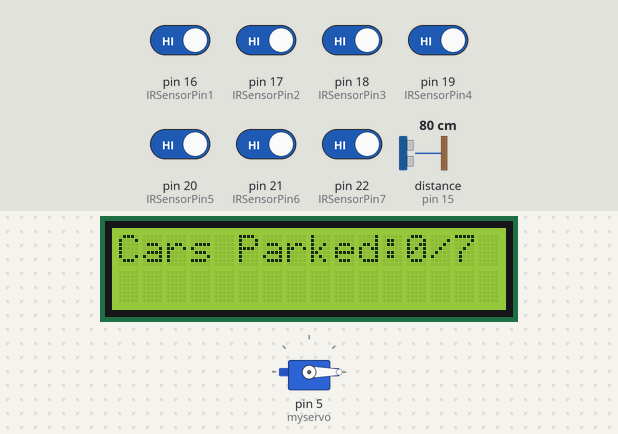
Bench run of a sketch on a simulated Arduino Mega 2560, built with avr-gcc and run on an emulated ATmega2560. On the bench: servo, 16×2 character LCD. The test bench sets the inputs (shaded band); at power-on: pin 16 (IRSensorPin1), pin 17 (IRSensorPin2), pin 18 (IRSensorPin3), pin 19 (IRSensorPin4), pin 20 (IRSensorPin5), pin 21 (IRSensorPin6), pin 22 (IRSensorPin7) HIGH, distance to the obstacle (sensor on pin 15) 80 cm. The echo pulse lasts 58.3 µs per cm.

Above: at 2.2 s.
2.3 s: distance to the obstacle (sensor on pin 15) set to 4 cm
At 2.8 s:
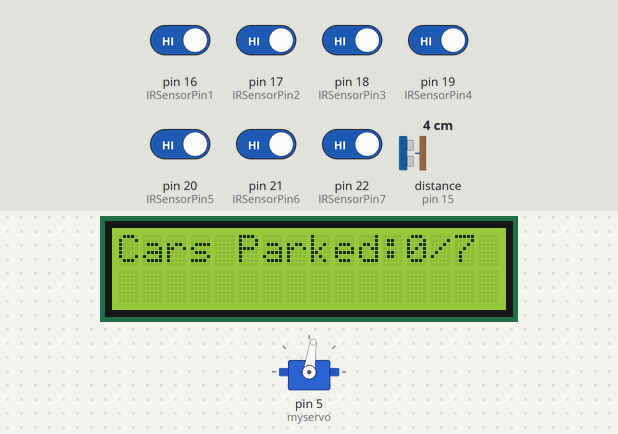
5.1 s: distance to the obstacle (sensor on pin 15) set to 250 cm
At 6.2 s:
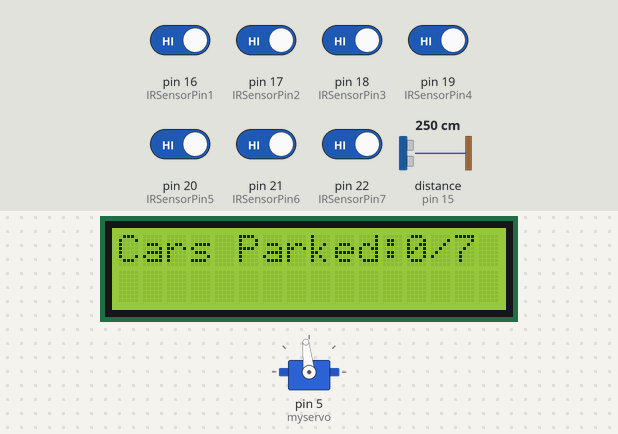
7.8 s: distance to the obstacle (sensor on pin 15) set to 35 cm
10.8 s: distance to the obstacle (sensor on pin 15) set to 120 cm
13.8 s: distance to the obstacle (sensor on pin 15) set to 2 cm
At 14.66 s:
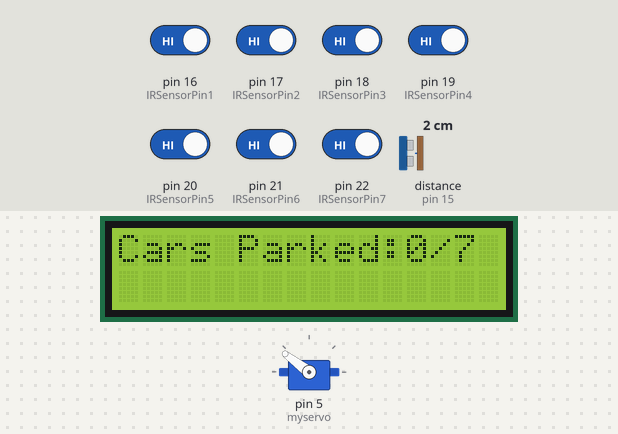
16.8 s: distance to the obstacle (sensor on pin 15) set to 18 cm
At 18.08 s:
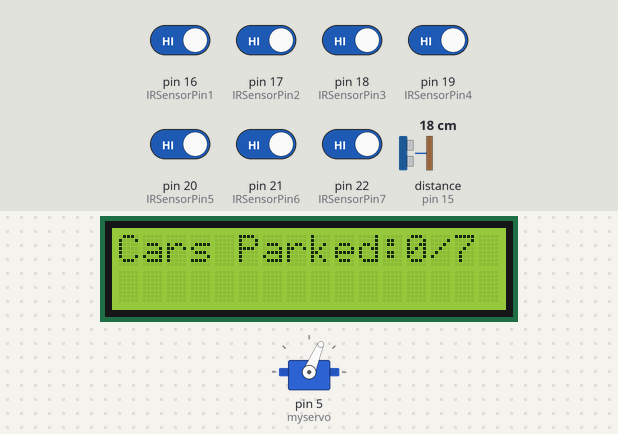
Timing chart, 0 to 20.8 s (numbered marks = the images above; inputs shaded):
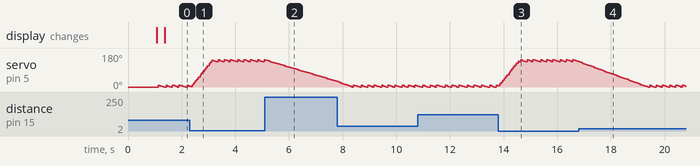

The sketch:

Parkinglot.ino
```cpp
#include <Servo.h>
#include <LiquidCrystal.h>
#include "SR04.h"


/***********************************************************************************************************/
/*********************************************** SENSOR SETUP **********************************************/
/***********************************************************************************************************/

/******************************** ULTRA SONIC ********************************/
#define TRIG_PIN 15
#define ECHO_PIN 14
SR04 ultrasonic = SR04(ECHO_PIN,TRIG_PIN);


/************************************ LCD ************************************/
LiquidCrystal lcd(7, 8, 9, 10, 11, 12);


/*********************************** SERVO ***********************************/
long entrance_car_detected;

Servo myservo;            // create Servo object to control a servo
int servo_pos = 0;        // variable to store the servo servo_position
int target_pos = 135;     // Limit at an angle of 135 degrees

unsigned long last_servo_millis = 0;  // Global previous time value for servo
const int servo_move_interval = 1;    // Time to wait between steps (1 ms)
int servo_steps = 5;                  // Steps that influence the speed of the opening (can vary)


/********************************* IR SENSOR *********************************/
int cars_parked = 0;  // Number of cars parked
const int IRSensorPin1 = 16;  // IR sensor output pin connected to digital pin 21
const int IRSensorPin2 = 17;
const int IRSensorPin3 = 18;
const int IRSensorPin4 = 19;
const int IRSensorPin5 = 20;
const int IRSensorPin6 = 21;
const int IRSensorPin7 = 22;

// Global previous IR Sensor values (Checks if it has been parked):
int lastIRSensorValue1 = HIGH;  // All initialized at HIGH, meaning off.
int lastIRSensorValue2 = HIGH;
int lastIRSensorValue3 = HIGH;
int lastIRSensorValue4 = HIGH;
int lastIRSensorValue5 = HIGH;
int lastIRSensorValue6 = HIGH;
int lastIRSensorValue7 = HIGH;


/***********************************************************************************************************/
/********************************************* MAIN FUNCTIONS **********************************************/
/***********************************************************************************************************/

/************************* INITIALIZATION OF SENSORS *************************/
void setup()
{
  /***************** ULTRA SONIC *****************/
  Serial.begin(9600);
  delay(1000);

  /****************** IR SENSOR ******************/
  pinMode(IRSensorPin1, INPUT);  // Set IR sensor pin as input
  pinMode(IRSensorPin2, INPUT);  // Set IR sensor pin as input
  pinMode(IRSensorPin3, INPUT);  // Set IR sensor pin as input
  pinMode(IRSensorPin4, INPUT);  // Set IR sensor pin as input
  pinMode(IRSensorPin5, INPUT);  // Set IR sensor pin as input
  pinMode(IRSensorPin6, INPUT);  // Set IR sensor pin as input
  pinMode(IRSensorPin7, INPUT);  // Set IR sensor pin as input

  /******************** SERVO ********************/
  // attaches the servo on pin 5 to the Servo object
  myservo.attach(5);
  myservo.write(servo_pos);

  /********************* LCD *********************/
  // set up the LCD's number of columns and rows:
  lcd.begin(16, 2);
  // Print a message to the LCD.
  lcd.print("Hello, World!");
}


/************************* FUNCTION FOR  PARKED CARS *************************/
void ParkToggle(int IRSensorValue, int &lastIRSensorValue)
{
  if (IRSensorValue == LOW && lastIRSensorValue == HIGH) {
    // If a car parked, increase the number of cars parked
    cars_parked++;
  }
  if (IRSensorValue == HIGH && lastIRSensorValue == LOW) {
    // If a car is not parked, decrease the number of cars parked
    cars_parked--;
  }
  if (cars_parked < 0) {
    cars_parked = 0;
  }

  // Update LCD
  lcd.clear();
  lcd.setCursor(0, 0);
  lcd.print("Cars Parked:");
  lcd.print(cars_parked);
  lcd.print("/7");

  // Save current state for next loop
  lastIRSensorValue = IRSensorValue;
}


/******************************* MAIN FUNCTION *******************************/
void loop()
{
  int IRSensorValue1 = digitalRead(IRSensorPin1);  // Read the value from the IR sensor
  int IRSensorValue2 = digitalRead(IRSensorPin2);  // Read the value from the IR sensor
  int IRSensorValue3 = digitalRead(IRSensorPin3);  // Read the value from the IR sensor
  int IRSensorValue4 = digitalRead(IRSensorPin4);  // Read the value from the IR sensor
  int IRSensorValue5 = digitalRead(IRSensorPin5);  // Read the value from the IR sensor
  int IRSensorValue6 = digitalRead(IRSensorPin6);  // Read the value from the IR sensor
  int IRSensorValue7 = digitalRead(IRSensorPin7);  // Read the value from the IR sensor

  lcd.setCursor(0, 1);

  /*************** SERVO ***************/
  unsigned long servo_millis = millis();
  entrance_car_detected = ultrasonic.Distance();

  // If a car is near the gate (entrance_car_detected is within 10m), open the gate
  if ((entrance_car_detected <= 10)) {
    target_pos = 135; // Open
  }
  // Otherwise, close it
  else {
    target_pos = 0;   // close
  }

  // Then, control the servo without blocking
  if (servo_millis - last_servo_millis >= servo_move_interval) {
    last_servo_millis = servo_millis; // Save the current timestamp

    if (servo_pos <= target_pos) {
      servo_steps = 10;
      servo_pos += servo_steps;   // Open the gate
    }
    else if (servo_pos > target_pos) {
      servo_steps = 3;
      servo_pos -= servo_steps;   // Close the gate
    }
    myservo.write(servo_pos);
  }

  /*************** PARKING ***************/
  ParkToggle(IRSensorValue1, lastIRSensorValue1); // For parking slot 1
  ParkToggle(IRSensorValue2, lastIRSensorValue2); // For parking slot 2
  ParkToggle(IRSensorValue3, lastIRSensorValue3); // For parking slot 3
  ParkToggle(IRSensorValue4, lastIRSensorValue4); // For parking slot 4
  ParkToggle(IRSensorValue5, lastIRSensorValue5); // For parking slot 5
  ParkToggle(IRSensorValue6, lastIRSensorValue6); // For parking slot 6
  ParkToggle(IRSensorValue7, lastIRSensorValue7); // For parking slot 7
}
```
